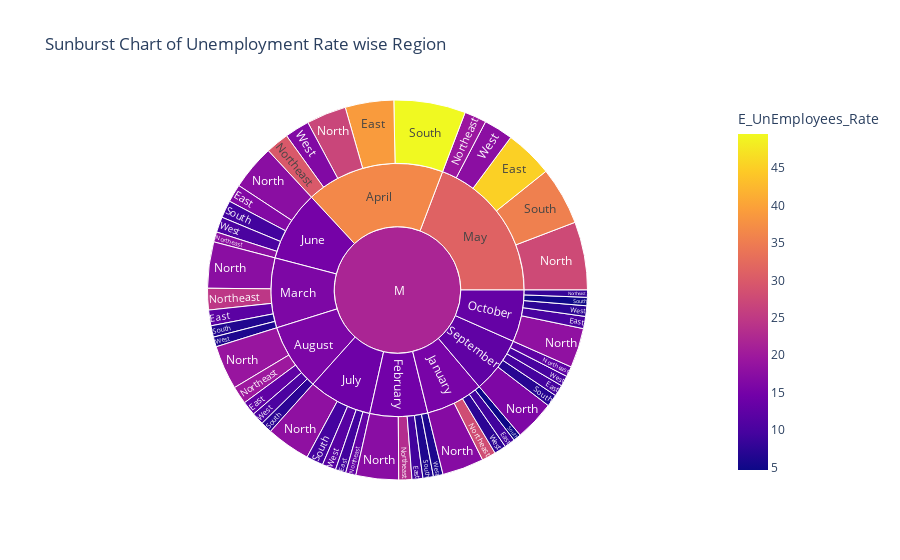

The notebook cell this image was saved under:
### Markdown cell above
# Sunburst Chart
Plotly library to create an animated Sunburst Chart showing the Frequency,Month,Region,and Estimated Unemployment Rate' for different Region.

### Code cell
df = px.data.tips()
fig = px.sunburst(new_df1, path=['Frequency(Hz)', 'Month', 'Region'], 
                  values='E_UnEmployees_Rate', 
                  title='Sunburst Chart of Unemployment Rate wise Region', 
                 color='E_UnEmployees_Rate',)
fig.show()

### Figure 1 — Plotly figure (JSON) as saved in the notebook; plotly's stock layout.template omitted (floating-point values rounded to 4 significant figures)
{"data": [{"branchvalues": "total", "customdata": [[38.99], [12.64], [9.286], [9.212], [9.337], [16.53], [12.02], [45.17], [10.07], [9.544], [26.91], [19.14], [17.37], [17.01], [18.14], [17.49], [17.54], [27.64], [18.21], [16.02], [29.85], [19.73], [23.05], [28.0], [12.99], [17.65], [24.68], [19.35], [8.217], [12.38], [49.56], [7.369], [6.202], [4.666], [9.565], [9.383], [6.391], [35.48], [4.818], [6.97], [16.43], [10.36], [6.027], [7.37], [11.56], [10.19], [6.09], [17.6], [7.473], [9.859], [36.62], [15.88], [14.6], [15.39], [14.16], [14.94], [15.89], [31.29], [13.12], [12.64], [21.74]], "domain": {"x": [0, 1], "y": [0, 1]}, "hovertemplate": "labels=%{label}<br>E_UnEmployees_Rate_sum=%{value}<br>parent=%{parent}<br>id=%{id}<br>E_UnEmployees_Rate=%{color}<extra></extra>", "ids": [" M/April/East", " M/August/East", " M/February/East", " M/January/East", " M/July/East", " M/June/East", " M/March/East", " M/May/East", " M/October/East", " M/September/East", " M/April/North", " M/August/North", " M/February/North", " M/January/North", " M/July/North", " M/June/North", " M/March/North", " M/May/North", " M/October/North", " M/September/North", " M/April/Northeast", " M/August/Northeast", " M/February/Northeast", " M/January/Northeast", " M/July/Northeast", " M/June/Northeast", " M/March/Northeast", " M/May/Northeast", " M/October/Northeast", " M/September/Northeast", " M/April/South", " M/August/South", " M/February/South", " M/January/South", " M/July/South", " M/June/South", " M/March/South", " M/May/South", " M/October/South", " M/September/South", " M/April/West", " M/August/West", " M/February/West", " M/January/West", " M/July/West", " M/June/West", " M/March/West", " M/May/West", " M/October/West", " M/September/West", " M/April", " M/August", " M/February", " M/January", " M/July", " M/June", " M/March", " M/May", " M/October", " M/September", " M"], "labels": ["East", "East", "East", "East", "East", "East", "East", "East", "East", "East", "North", "North", "North", "North", "North", "North", "North", "North", "North", "North", "Northeast", "Northeast", "Northeast", "Northeast", "Northeast", "Northeast", "Northeast", "Northeast", "Northeast", "Northeast", "South", "South", "South", "South", "South", "South", "South", "South", "South", "South", "West", "West", "West", "West", "West", "West", "West", "West", "West", "West", "April", "August", "February", "January", "July", "June", "March", "May", "October", "September", " M"], "marker": {"coloraxis": "coloraxis", "colors": [38.99, 12.64, 9.286, 9.212, 9.337, 16.53, 12.02, 45.17, 10.07, 9.544, 26.91, 19.14, 17.37, 17.01, 18.14, 17.49, 17.54, 27.64, 18.21, 16.02, 29.85, 19.73, 23.05, 28.0, 12.99, 17.65, 24.68, 19.35, 8.217, 12.38, 49.56, 7.369, 6.202, 4.666, 9.565, 9.383, 6.391, 35.48, 4.818, 6.97, 16.43, 10.36, 6.027, 7.37, 11.56, 10.19, 6.09, 17.6, 7.473, 9.859, 36.62, 15.88, 14.6, 15.39, 14.16, 14.94, 15.89, 31.29, 13.12, 12.64, 21.74]}, "name": "", "parents": [" M/April", " M/August", " M/February", " M/January", " M/July", " M/June", " M/March", " M/May", " M/October", " M/September", " M/April", " M/August", " M/February", " M/January", " M/July", " M/June", " M/March", " M/May", " M/October", " M/September", " M/April", " M/August", " M/February", " M/January", " M/July", " M/June", " M/March", " M/May", " M/October", " M/September", " M/April", " M/August", " M/February", " M/January", " M/July", " M/June", " M/March", " M/May", " M/October", " M/September", " M/April", " M/August", " M/February", " M/January", " M/July", " M/June", " M/March", " M/May", " M/October", " M/September", " M", " M", " M", " M", " M", " M", " M", " M", " M", " M", ""], "type": "sunburst", "values": [134.9, 39.49, 30.18, 30.06, 29.13, 49.83, 43.66, 134.0, 33.78, 31.6, 110.7, 122.7, 118.3, 115.6, 122.6, 125.3, 128.5, 189.5, 110.2, 111.8, 64.6, 49.68, 36.4, 38.99, 28.56, 27.92, 59.87, 61.49, 20.07, 28.53, 199.3, 31.93, 29.18, 21.29, 47.08, 48.45, 31.61, 161.3, 23.25, 33.89, 68.69, 34.64, 26.83, 33.14, 38.15, 43.1, 27.46, 81.3, 29.42, 29.22, 578.1, 278.5, 240.9, 239.1, 265.5, 294.6, 291.1, 627.6, 216.7, 235.1, 3267.0]}], "layout": {"coloraxis": {"colorbar": {"title": {"text": "E_UnEmployees_Rate"}}, "colorscale": [[0, "#0d0887"], [0.1111, "#46039f"], [0.2222, "#7201a8"], [0.3333, "#9c179e"], [0.4444, "#bd3786"], [0.5556, "#d8576b"], [0.6667, "#ed7953"], [0.7778, "#fb9f3a"], [0.8889, "#fdca26"], [1, "#f0f921"]]}, "legend": {"tracegroupgap": 0}, "title": {"text": "Sunburst Chart of Unemployment Rate wise Region"}}}
